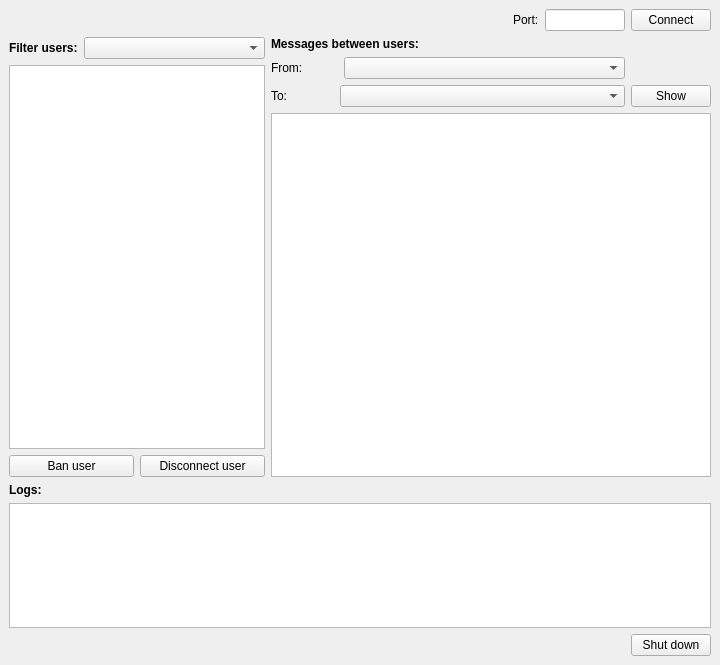
<?xml version="1.0" encoding="UTF-8"?>
<ui version="4.0">
 <class>MainWindow</class>
 <widget class="QMainWindow" name="MainWindow">
  <property name="geometry">
   <rect>
    <x>0</x>
    <y>0</y>
    <width>720</width>
    <height>665</height>
   </rect>
  </property>
  <property name="windowTitle">
   <string>MainWindow</string>
  </property>
  <widget class="QWidget" name="centralwidget">
   <layout class="QVBoxLayout" name="verticalLayout_2">
    <item>
     <layout class="QHBoxLayout" name="horizontalLayout_2">
      <item>
       <spacer name="horizontalSpacer">
        <property name="orientation">
         <enum>Qt::Horizontal</enum>
        </property>
        <property name="sizeHint" stdset="0">
         <size>
          <width>40</width>
          <height>20</height>
         </size>
        </property>
       </spacer>
      </item>
      <item>
       <widget class="QLabel" name="label_5">
        <property name="text">
         <string>Port:</string>
        </property>
       </widget>
      </item>
      <item>
       <widget class="QLineEdit" name="portLineEdit">
        <property name="minimumSize">
         <size>
          <width>30</width>
          <height>0</height>
         </size>
        </property>
        <property name="maximumSize">
         <size>
          <width>80</width>
          <height>16777215</height>
         </size>
        </property>
        <property name="sizeIncrement">
         <size>
          <width>0</width>
          <height>0</height>
         </size>
        </property>
       </widget>
      </item>
      <item>
       <widget class="QPushButton" name="connectButton">
        <property name="text">
         <string>Connect</string>
        </property>
       </widget>
      </item>
     </layout>
    </item>
    <item>
     <layout class="QHBoxLayout" name="horizontalLayout_9" stretch="0,1">
      <item>
       <layout class="QVBoxLayout" name="verticalLayout">
        <item>
         <layout class="QHBoxLayout" name="horizontalLayout_5" stretch="0,1">
          <item>
           <widget class="QLabel" name="label_6">
            <property name="font">
             <font>
              <bold>true</bold>
             </font>
            </property>
            <property name="text">
             <string>Filter users:</string>
            </property>
           </widget>
          </item>
          <item>
           <widget class="QComboBox" name="filterUsersComboBox"/>
          </item>
         </layout>
        </item>
        <item>
         <widget class="QListWidget" name="usersListWidget">
          <property name="editTriggers">
           <set>QAbstractItemView::AnyKeyPressed|QAbstractItemView::DoubleClicked|QAbstractItemView::EditKeyPressed</set>
          </property>
         </widget>
        </item>
        <item>
         <layout class="QHBoxLayout" name="horizontalLayout_4">
          <item>
           <layout class="QHBoxLayout" name="horizontalLayout">
            <item>
             <widget class="QPushButton" name="banUserButton">
              <property name="text">
               <string>Ban user</string>
              </property>
             </widget>
            </item>
            <item>
             <widget class="QPushButton" name="disconnectUserButton">
              <property name="text">
               <string>Disconnect user</string>
              </property>
             </widget>
            </item>
           </layout>
          </item>
         </layout>
        </item>
       </layout>
      </item>
      <item>
       <layout class="QVBoxLayout" name="verticalLayout_3" stretch="0,1">
        <item>
         <layout class="QHBoxLayout" name="horizontalLayout_12" stretch="1,0">
          <item>
           <layout class="QVBoxLayout" name="verticalLayout_4">
            <item>
             <widget class="QLabel" name="label_2">
              <property name="font">
               <font>
                <bold>true</bold>
               </font>
              </property>
              <property name="text">
               <string>Messages between users:</string>
              </property>
             </widget>
            </item>
            <item>
             <layout class="QHBoxLayout" name="horizontalLayout_10" stretch="0,0,1">
              <item>
               <widget class="QLabel" name="label_3">
                <property name="text">
                 <string>From:</string>
                </property>
               </widget>
              </item>
              <item>
               <spacer name="horizontalSpacer_4">
                <property name="orientation">
                 <enum>Qt::Horizontal</enum>
                </property>
                <property name="sizeHint" stdset="0">
                 <size>
                  <width>35</width>
                  <height>20</height>
                 </size>
                </property>
               </spacer>
              </item>
              <item>
               <widget class="QComboBox" name="userFromComboBox">
                <property name="currentIndex">
                 <number>-1</number>
                </property>
               </widget>
              </item>
             </layout>
            </item>
            <item>
             <layout class="QHBoxLayout" name="horizontalLayout_11" stretch="0,0,1">
              <item>
               <widget class="QLabel" name="label_4">
                <property name="text">
                 <string>To:</string>
                </property>
               </widget>
              </item>
              <item>
               <spacer name="horizontalSpacer_3">
                <property name="orientation">
                 <enum>Qt::Horizontal</enum>
                </property>
                <property name="sizeHint" stdset="0">
                 <size>
                  <width>47</width>
                  <height>20</height>
                 </size>
                </property>
               </spacer>
              </item>
              <item>
               <widget class="QComboBox" name="userToComboBox"/>
              </item>
             </layout>
            </item>
           </layout>
          </item>
          <item>
           <layout class="QVBoxLayout" name="verticalLayout_5" stretch="0,0">
            <item>
             <spacer name="verticalSpacer">
              <property name="orientation">
               <enum>Qt::Vertical</enum>
              </property>
              <property name="sizeHint" stdset="0">
               <size>
                <width>20</width>
                <height>40</height>
               </size>
              </property>
             </spacer>
            </item>
            <item>
             <widget class="QPushButton" name="showMessagesButton">
              <property name="text">
               <string>Show</string>
              </property>
             </widget>
            </item>
           </layout>
          </item>
         </layout>
        </item>
        <item>
         <widget class="QTextEdit" name="messagesTextEdit">
          <property name="readOnly">
           <bool>true</bool>
          </property>
         </widget>
        </item>
       </layout>
      </item>
     </layout>
    </item>
    <item>
     <widget class="QLabel" name="label">
      <property name="font">
       <font>
        <pointsize>9</pointsize>
        <bold>true</bold>
       </font>
      </property>
      <property name="text">
       <string>Logs:</string>
      </property>
     </widget>
    </item>
    <item>
     <widget class="QTextEdit" name="logsTextEdit">
      <property name="maximumSize">
       <size>
        <width>16777215</width>
        <height>125</height>
       </size>
      </property>
      <property name="readOnly">
       <bool>true</bool>
      </property>
     </widget>
    </item>
    <item>
     <layout class="QHBoxLayout" name="horizontalLayout_3">
      <item>
       <spacer name="horizontalSpacer_2">
        <property name="orientation">
         <enum>Qt::Horizontal</enum>
        </property>
        <property name="sizeHint" stdset="0">
         <size>
          <width>40</width>
          <height>20</height>
         </size>
        </property>
       </spacer>
      </item>
      <item>
       <widget class="QPushButton" name="shutDownButton">
        <property name="text">
         <string>Shut down</string>
        </property>
       </widget>
      </item>
     </layout>
    </item>
   </layout>
  </widget>
  <widget class="QMenuBar" name="menubar">
   <property name="geometry">
    <rect>
     <x>0</x>
     <y>0</y>
     <width>720</width>
     <height>22</height>
    </rect>
   </property>
  </widget>
 </widget>
 <resources/>
 <connections/>
</ui>
